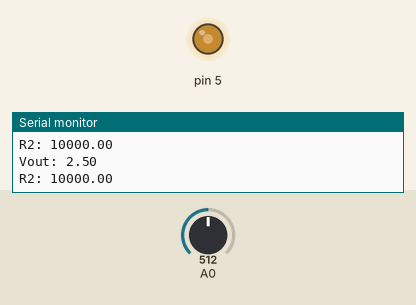
This sketch was run on a simulated Arduino Uno, built with avr-gcc and run on an emulated ATmega328P. Parts: output pins drawn as LEDs (lit = HIGH), the last lines printed to the serial monitor. The inputs (shaded band) are chosen by the test bench; at power-on: A0 = 512.

Above: at 1.8 s.
1.9 s: A0 set to 716
At 4.2 s:
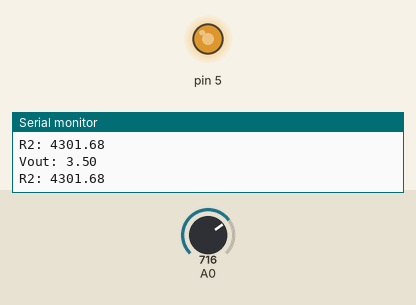
4.5 s: A0 set to 900
At 6.8 s:
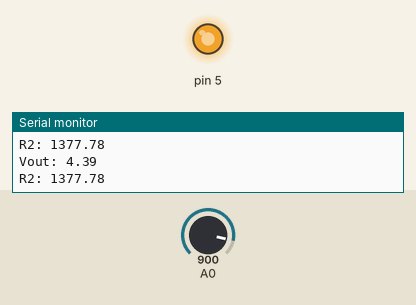
7.5 s: A0 set to 122
At 9.3 s:
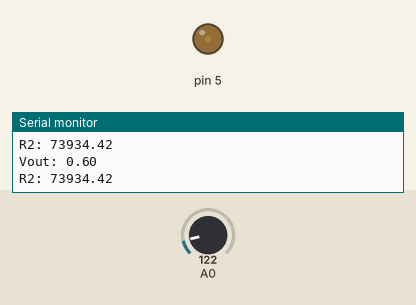
10.5 s: A0 set to 511
At 12.9 s:
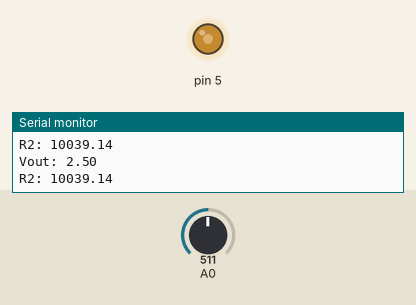
Timing chart, 0 to 14.4 s (numbered marks = the images above; inputs shaded):
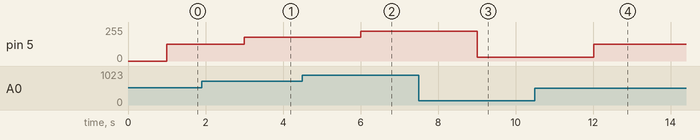

The sketch:

04.3_sahkonjohtavuustesti.ino
```cpp
int sensorValue;
int kirkkaus;

// muuttujat, joita tarvitaan resistanssin laskemiseen
int Vin = 5;   // jännite, jonka Arduino syöttää virtapiiriin (5V)
float Vout;    // jännite, jonka A0-portti mittaa piiristä
float R1 = 10000;  // kiinteän vastuksen resistanssi (10 kilo-ohm)
float R2;     // mitattavan aineen resistanssi

void setup() {
  pinMode(5, OUTPUT);
  Serial.begin(9600);
}

void loop() {
  sensorValue = analogRead(A0);

  Vout = sensorValue*Vin / 1024.0;  // muunnetaan anturilukema jännitteeksi
  R2 = R1 * ((Vin / Vout) - 1);     // lasketaan mitattavan aineen resistanssi
                                   // tunnettujen arvojen perusteella
  Serial.print("Vout: ");
  Serial.println(Vout);
  Serial.print("R2: ");
  Serial.println(R2);
  delay(1000);

  kirkkaus = map(sensorValue, 0, 1023, 0, 255);
  analogWrite(5, kirkkaus);
}
```

Measured:
- after the input at 1.9 s, pin 5: 127/255 → 178/255 after 1.1 s
- after the input at 4.5 s, pin 5: 178/255 → 224/255 after 1.5 s
- after the input at 7.5 s, pin 5: 224/255 → 30/255 after 1.5 s
- after the input at 10.5 s, pin 5: 30/255 → 127/255 after 1.5 s
